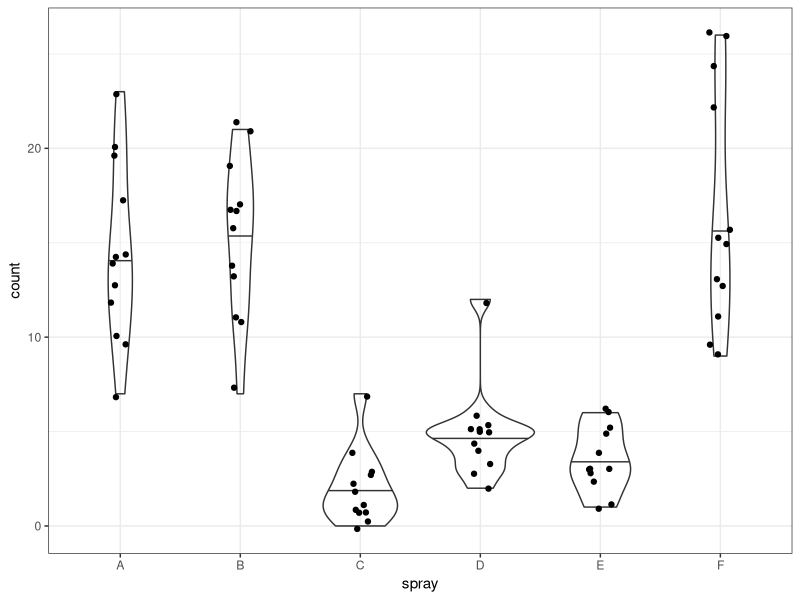

Write the R code that produced this figure.
# To complete the following exercises, you must use either base R or tidyverse functions.  
# Manual searching or hard-coding answers will not be graded.

library(tidyverse)

# sampling ----------------------------------------------------------------

# GUIDE:
# The original `iris` dataset has 150 observations, with 50 samples per species.
# Convert the base R `iris` dataframe to a tibble for easier manipulation.
df_iris <- as_tibble(iris)

# Using `nrow(df_iris)` will confirm there are 150 rows.
nrow(df_iris) # return 150

# Using `group_by()` will confirm there are 50 rows for each species.
df_iris %>% 
  group_by(Species) %>% 
  summarize(n_sample = n()) # return n_sample = 50 each

# The function `sample_n(size = 3)` randomly selects 3 observations from the dataset. 
# When applied after `filter(Species == XX)`, it samples 3 observations from a given species.
df_s3 <- df_iris %>% 
  filter(Species == "versicolor") %>% 
  sample_n(size = 3)

# You can take the mean of a selected column using `pull()` and `mean()`
df_s3 %>% 
  pull(Petal.Width) %>% 
  mean()

# Questions:
# 1. Create a `for` loop (with loop index `i`) to perform the following steps for 100 iterations:
#    a. Randomly sample 5 individuals of "versicolor".
#    b. Calculate the mean of their "Petal.Width" values.
#    c. Assign the result to `mu5[i]`. 
#       (Hint: initialize an empty object `mu5` before starting the loop.)
#    This procedure will yield 100 estimates of the mean Petal.Width from 5 individuals.

mu5 <- NULL
for (i in 1:100) {
  df_i<-df_iris %>% 
    filter(Species == "versicolor") %>% 
    sample_n(size = 5)

  mu5[i] <- mean(df_i$Petal.Width)
  }

# 2. Calculate the standard deviation of `mu5` and assign it to `s_mu5`.
s_mu5<-sd(mu5)

# 3. Repeat step 1 but sample 20 individuals in each iteration, and assign the results to `mu20`.

mu20 <- NULL
for (i in 1:100) {
  df_i<-df_iris %>% 
    filter(Species == "versicolor") %>% 
    sample_n(size = 20)
  
  mu20[i] <- mean(df_i$Petal.Width)
}

# 4. Calculate the standard deviation of `mu20` and assign it to `s_mu20`.
#    Verify that `s_mu20` is smaller than `s_mu5` by printing the comparison (`s_mu20 < s_mu5`)

s_mu20<-sd(mu20)
s_mu20<s_mu5

# probability density -----------------------------------------------------

# GUIDE:
# For continuous variables (e.g., body length), we use a probability density function (PDF) 
# to describe how values are distributed and how likely different values are.
# R provides built-in functions to work with probability distributions:
# - Probability Density Functions (PDF) for evaluating how likely a value is.
# - Cumulative Distribution Functions (CDF) for evaluating the probability 
#   that a value is less than or equal to a given number.
# These functions are available for many common distributions (e.g., normal).

# `dnorm(x = 1, mean = 0, sd = 1)` calculates the probability density of x = 1 
# for a normal distribution with mean = 0 and standard deviation = 1.
# Probability density tells us how "likely" a value is relative to other values.
# In this example, x = 1 is more likely than x = 2 under this distribution.

dnorm(x = 1, mean = 0, sd = 1)  # returns 0.2419707
dnorm(x = 2, mean = 0, sd = 1)  # returns 0.05399097

# `pnorm(q = 1, mean = 0, sd = 1)` calculates the probability (not probability density!) of x <= 1
# for a normal distribution with mean = 0 and standard deviation = 1.
pnorm(q = 1, mean = 0, sd = 1) # returns 0.8413447
pnorm(q = 0, mean = 0, sd = 1) # returns 0.5

# Questions:
# 1. Calculate the probability that 0 < x <= 10 for a normal distribution with mean = 5 and sd = 3.
#    Hint: Use `pnorm()` function and subtract P(x <= 0) from P(x <= 10).


pnorm(q=10,mean=5,sd=3)-pnorm(q=0,mean=5,sd=3)


# 2. Calculate the probability that 0 < x <= 10 for a normal distribution with mean = -5 and sd = 3.

pnorm(q=10,mean=-5,sd=3)-pnorm(q=0,mean=-5,sd=3)

# t-test ------------------------------------------------------------------

# GUIDE:
# The `t.test()` function in R can perform a t-test with two options for handling variances: `var.equal = TRUE` or `FALSE`.
# - If the equal-variance assumption holds, using `var.equal = TRUE` can increase the power to detect a true difference.
# - If the assumption is seriously violated, using `var.equal = TRUE` may produce incorrect or misleading results.
# Even though both options can give similar results in many cases, it is important to understand the assumptions behind each test.

# Questions:
# 1. Using the `df_iris` dataset, calculate the variance of "Petal.Length" for each species.
#    (Hint: use `group_by()` and `summarize()` from dplyr.)

df_vars <- df_iris %>% 
  group_by(Species) %>%
  summarize(var_pl = var(Petal.Length),
            sd_pl=sd(Petal.Length),
            n = n()) 

# 2. Perform a t-test comparing "Petal.Length" between "setosa" and "versicolor".
#    Choose the appropriate `var.equal` option depending on whether the SDs appear equal.

x <- df_iris %>%
  filter(Species == "setosa") %>%
  pull(Petal.Length)

y <- df_iris %>%
  filter(Species == "versicolor") %>%
  pull(Petal.Length)

t.test(x, y, var.equal = FALSE)

# anova -------------------------------------------------------------------

# GUIDE:
# The `aov()` function in R can be used to perform ANOVA.
# The built-in dataset `InsectSprays` provides a useful example.
# It contains insect count data for different types of insect sprays.

df_insect <- as_tibble(InsectSprays)

# Questions:
# 1. Using the `df_insect` dataset, create a plot to visualize the distribution of insect counts for each spray type.
#    - Use a violin plot to show the distribution and include the median (y = count, x = spray).
#    - Add individual data points with a small horizontal jitter for clarity.

df_insect%>%
  ggplot(aes(x=spray,
             y=count))+
  geom_violin(draw_quantiles=.5,
              alpha=.2)+
  geom_jitter(width=.1)+
  theme_bw()

# Question:
# 2. Using the `df_insect` dataset, perform a one-way ANOVA to test whether insect counts differ among spray types.
#    - Use the `aov()` function and display the summary of the model with `summary()`.
#    - Report if there was a significant difference between spray groups.

aov_i<-aov(count~spray,df_insect)

summary(aov_i)
